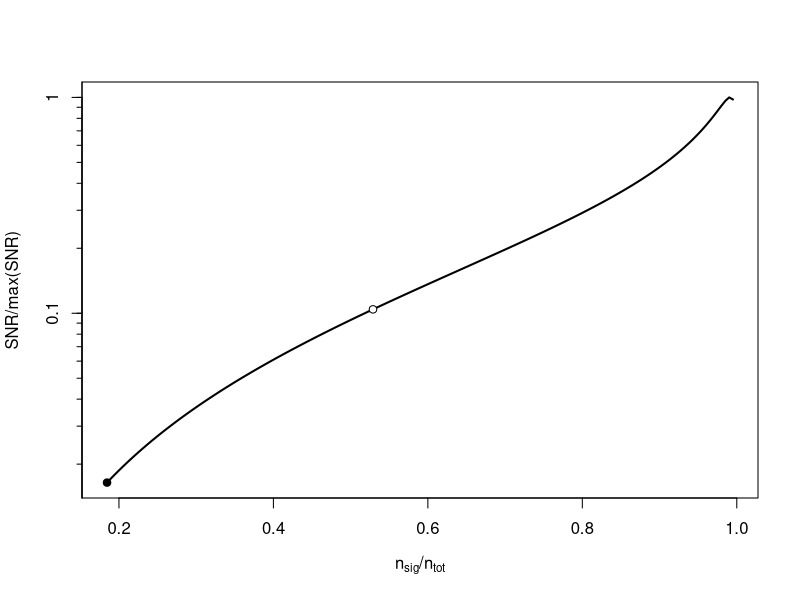

Write the R code that produced this figure.
minor.ticks.axis <- function(ax,n,t.ratio=0.5,at=c(),labels=c(),...){

     lims <- par("usr")
     if(ax %in%c(1,3)) lims <- lims[1:2] else lims[3:4]

     if(length(at) == 0)
     {
          major.ticks <- pretty(lims,n=5)
          if(missing(mn)) mn <- min(major.ticks)
          if(missing(mx)) mx <- max(major.ticks)

          major.ticks <- major.ticks[major.ticks >= mn & major.ticks <= mx]
     }
     else
     {
          major.ticks <- at
     }

     if(length(labels)==0)
     {
          labels <- sapply(major.ticks,function(i)
               as.expression(bquote(10^ .(i)))
          )
     }

     axis(ax,at=major.ticks,labels=labels,...)

     n <- n+2
     minors <- log10(pretty(10^major.ticks[1:2],n))-major.ticks[1]
     minors <- minors[-c(1,n)] #grab everything but the first and last element

     minor.ticks = c(outer(minors,major.ticks,`+`))
     #minor.ticks <- minor.ticks[minor.ticks > mn & minor.ticks < mx]


     axis(ax,at=minor.ticks,tcl=par("tcl")*t.ratio,labels=FALSE)
}

n_sig <- round(pi*8^2)
n_rad <- pi*11^2
n_rect <- 33*33
n_tot <- seq(n_sig+1, n_rect)

alpha <- sqrt((18000/0.6)/16384) # estimate for alpha for our camera
beta <- 20 # sqrt(n_rad)*1 # estimate of pixel-to-pixel bg noise (i.e., beta) determined by observing that measurements for n_rad pixels of pure background exhibit noise on the order of 1 unit.
I_sig <- 100000
I_bg <- 0
n_bg <- n_tot-n_sig

SNR <- ((n_sig*I_sig - n_tot*I_bg)/(n_tot))/(sqrt((alpha*sqrt(I_sig)/sqrt(n_sig) + beta/sqrt(n_bg))^2 + ((beta^2)*n_bg)))
plot(n_sig/n_tot, log10(SNR/max(SNR)), yaxt='n', ylab="SNR/max(SNR)", xlab=expression('n'['sig']*'/n'['tot']), type='l', lwd=2)
minor.ticks.axis(2,9, at=log10(c(.001,.01,.1,1)), labels=c(.001,.01,.1,1))

#Plot the point corresponding to a single cell in a microwell
i1 <- which.min((n_sig/n_tot - n_sig/(n_rect))^2)
points(n_sig/n_tot[i1],log10(SNR/max(SNR))[i1], pch=21, col='black', bg='black')
# Plot the point corresponding to a single cell in a radial ROI
i2 <- which.min((n_sig/n_tot - n_sig/(n_rad))^2)
points(n_sig/n_tot[i2],log10(SNR/max(SNR))[i2], pch=21, col='black', bg='white')

SNR[i2]/SNR[i1]
